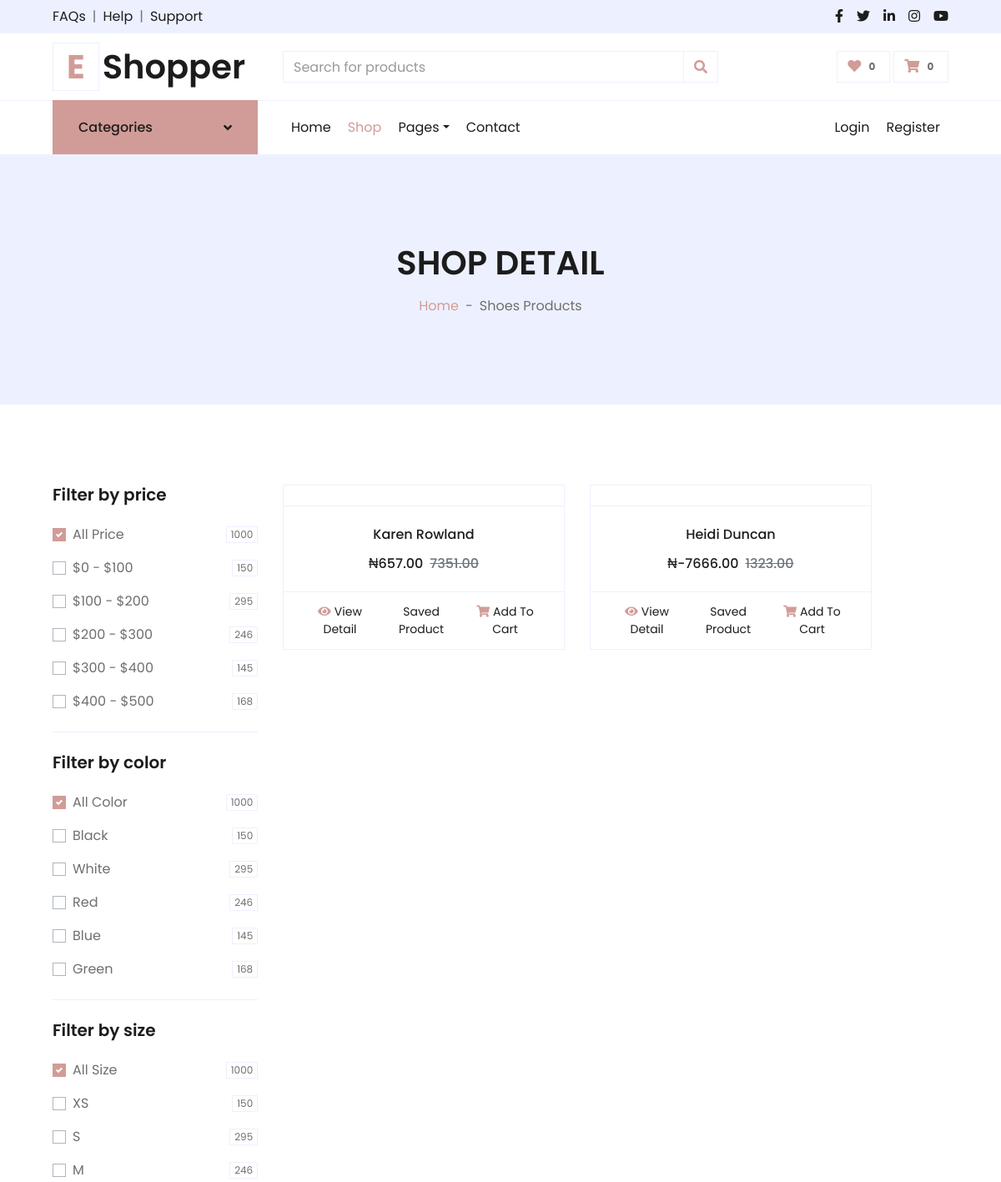
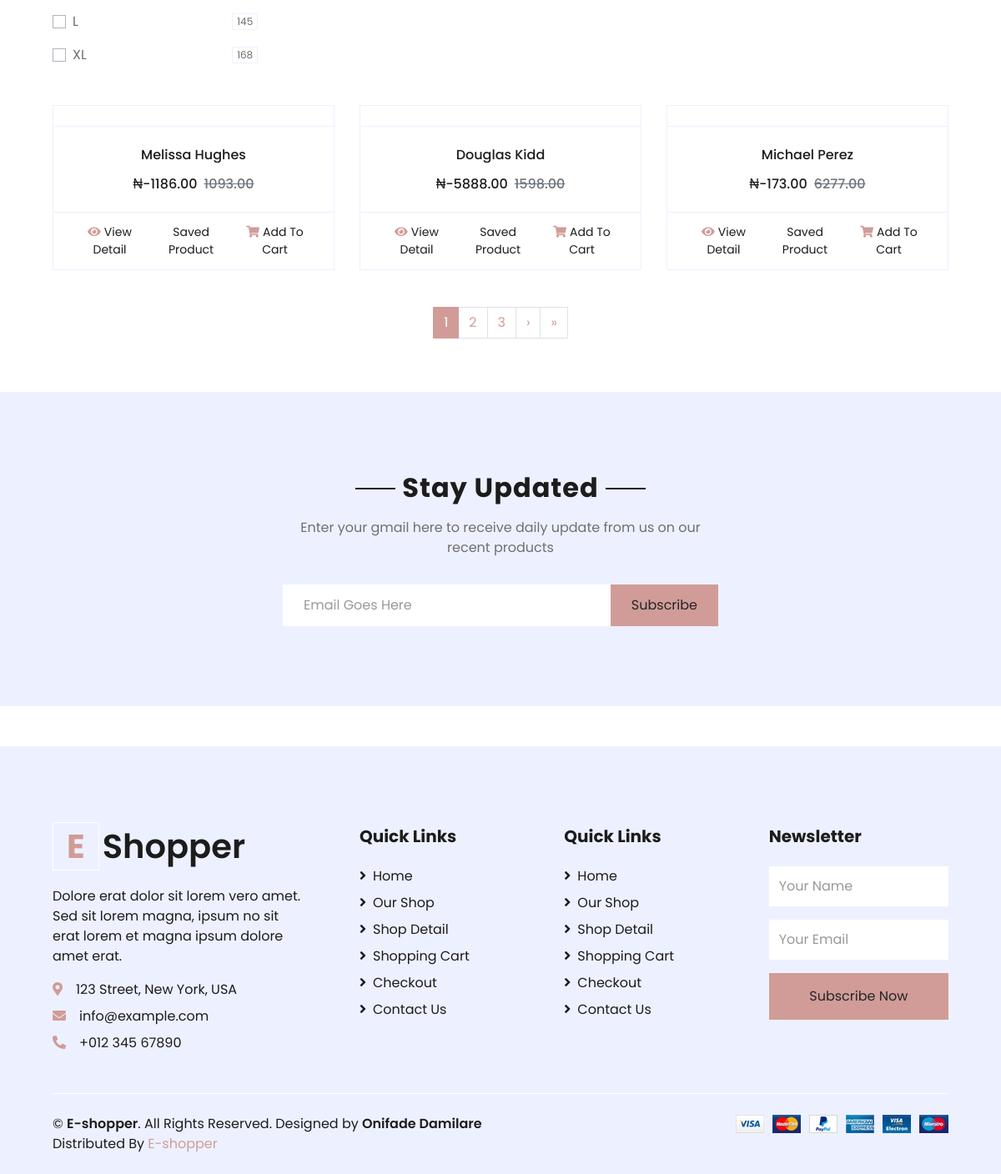
Screenshot of /category/shoes/ with the database file from the repository (2 pictures, top to bottom).
### commerce/models.py (models this page shows, shortened)
class Category(MPTTModel):
    name = models.CharField(verbose_name='Category Name',max_length=250,unique=True)
    icon = models.ImageField(upload_to=category_upload_path)
    parent = TreeForeignKey("self", null=True, blank=True, related_name="children",on_delete=models.CASCADE)
    slug= models.SlugField(max_length=250,null=True,blank=True)
    created_at = models.DateTimeField(auto_now_add=True)
    updated_at = models.DateTimeField(auto_now=True)
    class MPTTMeta:
        order_insertion_by = ["name"]

class TimeStampedModel(models.Model):
    created_at = models.DateTimeField(auto_now_add=True)
    updated_at = models.DateTimeField(auto_now=True)
    class Meta:
        abstract= True

class Product(TimeStampedModel):
    uuid =models.UUIDField(default=uuid.uuid4, editable=False)
    category = models.ManyToManyField(Category,related_name='category_product')
    name = models.CharField(verbose_name='Product Name',max_length=250,null=False,blank=False)
    seller = models.ForeignKey(User,on_delete=models.SET_NULL,blank=True,null=True)
    brand = models.ForeignKey("Brand",on_delete=models.CASCADE,related_name='product_brand')
    product_type = models.ForeignKey("ProductType",on_delete=models.CASCADE,related_name='product_type')
    attribute_values = models.ManyToManyField("ProductAttributeValue",related_name="product_attribute_values",through="ProductAttributeValues")
    product_description = models.TextField()
    product_excerpt = models.CharField(max_length=500,null=True,blank=True,verbose_name=_('Product Short Description'))
    weight = models.FloatField(unique=False,null=False,blank=False,verbose_name=_("product weight"))
    views = models.IntegerField(default=0)
    saved_post = models.ManyToManyField(User,related_name='user_saved_post')
    price = models.DecimalField(decimal_places=2,default=0.00, max_digits=10, null=True, blank=True)
    discount_price = models.DecimalField(decimal_places=2,default=0.00, max_digits=10, null=True, blank=True)
    showed_price = models.DecimalField(decimal_places=2,default=0.00,max_digits=10, null=True, blank=True)
    class Meta:
        ordering = ('-created_at',)
        verbose_name = "Product"
        verbose_name_plural = "Products"

### commerce/views.py (the view)
# urls.py: path('category/<slug:slug>/',views.category_product,name='category_product'),
def category_product(request,slug):
    categories = Category.objects.prefetch_related('category_product').get(slug=slug)
    products = categories.category_product.all()
    paginator = Paginator(products,5)
    try:
        page = request.GET.get("page")
        objects = paginator.get_page(page)
    except PageNotAnInteger:
        objects = paginator.page(1)
    except EmptyPage:
        objects = paginator.page(paginator.num_pages)
    return render(request,'store/category_list.html',{"categories":categories,'objects':objects})

### commerce/context_processor.py (called while the page is built)
def category_list(request):
    return {"category":Category.objects.all()}

### templates/store/category_list.html (shortened to what this page needs)
{% extends '../base/base.html' %}
{% block content %}
    <div class="container-fluid bg-secondary mb-5">
        <div class="d-flex flex-column align-items-center justify-content-center" style="min-height: 300px">
            <h1 class="font-weight-semi-bold text-uppercase mb-3">Shop Detail</h1>
            <div class="d-inline-flex">
                <p class="m-0"><a href="{% url 'commerce:index' %}">Home</a></p>
                <p class="m-0 px-2">-</p>
                <p class="m-0">{{categories.name}} Products</p>
            </div>
        </div>
    </div>
    <div class="container-fluid pt-5">
        <div class="row px-xl-5 pb-3">
                <div class="col-lg-3 col-md-12">
                    <div class="border-bottom mb-4 pb-4">
                        <h5 class="font-weight-semi-bold mb-4">Filter by price</h5>
                        <form>
                            <div class="custom-control custom-checkbox d-flex align-items-center justify-content-between mb-3">
                                <label class="custom-control-label" for="price-all">All Price</label>
                                <span class="badge border font-weight-normal">1000</span>
                            </div>
                            <div class="custom-control custom-checkbox d-flex align-items-center justify-content-between mb-3">
                                <label class="custom-control-label" for="price-1">$0 - $100</label>
                                <span class="badge border font-weight-normal">150</span>
                            </div>
                            <div class="custom-control custom-checkbox d-flex align-items-center justify-content-between mb-3">
                                <label class="custom-control-label" for="price-2">$100 - $200</label>
                                <span class="badge border font-weight-normal">295</span>
                            </div>
                            <div class="custom-control custom-checkbox d-flex align-items-center justify-content-between mb-3">
                                <label class="custom-control-label" for="price-3">$200 - $300</label>
                                <span class="badge border font-weight-normal">246</span>
                            </div>
                            <div class="custom-control custom-checkbox d-flex align-items-center justify-content-between mb-3">
                                <label class="custom-control-label" for="price-4">$300 - $400</label>
                                <span class="badge border font-weight-normal">145</span>
                            </div>
                            <div class="custom-control custom-checkbox d-flex align-items-center justify-content-between">
                                <label class="custom-control-label" for="price-5">$400 - $500</label>
                                <span class="badge border font-weight-normal">168</span>
                            </div>
                        </form>
                    </div>
                    <div class="border-bottom mb-4 pb-4">
                        <h5 class="font-weight-semi-bold mb-4">Filter by color</h5>
                        <form>
                            <div class="custom-control custom-checkbox d-flex align-items-center justify-content-between mb-3">
                                <label class="custom-control-label" for="price-all">All Color</label>
                                <span class="badge border font-weight-normal">1000</span>
                            </div>
                            <div class="custom-control custom-checkbox d-flex align-items-center justify-content-between mb-3">
                                <label class="custom-control-label" for="color-1">Black</label>
                                <span class="badge border font-weight-normal">150</span>
                            </div>
                            <div class="custom-control custom-checkbox d-flex align-items-center justify-content-between mb-3">
                                <label class="custom-control-label" for="color-2">White</label>
                                <span class="badge border font-weight-normal">295</span>
                            </div>
                            <div class="custom-control custom-checkbox d-flex align-items-center justify-content-between mb-3">
                                <label class="custom-control-label" for="color-3">Red</label>
                                <span class="badge border font-weight-normal">246</span>
                            </div>
                            <div class="custom-control custom-checkbox d-flex align-items-center justify-content-between mb-3">
                                <label class="custom-control-label" for="color-4">Blue</label>
                                <span class="badge border font-weight-normal">145</span>
                            </div>
                            <div class="custom-control custom-checkbox d-flex align-items-center justify-content-between">
                                <label class="custom-control-label" for="color-5">Green</label>
                                <span class="badge border font-weight-normal">168</span>
                            </div>
                        </form>
                    </div>
                    <div class="mb-5">
                        <h5 class="font-weight-semi-bold mb-4">Filter by size</h5>
                        <form>
                            <div class="custom-control custom-checkbox d-flex align-items-center justify-content-between mb-3">
                                <label class="custom-control-label" for="size-all">All Size</label>
                                <span class="badge border font-weight-normal">1000</span>
                            </div>
                            <div class="custom-control custom-checkbox d-flex align-items-center justify-content-between mb-3">
                                <label class="custom-control-label" for="size-1">XS</label>
                                <span class="badge border font-weight-normal">150</span>
                            </div>
                            <div class="custom-control custom-checkbox d-flex align-items-center justify-content-between mb-3">
                                <label class="custom-control-label" for="size-2">S</label>
                                <span class="badge border font-weight-normal">295</span>
                            </div>
                            <div class="custom-control custom-checkbox d-flex align-items-center justify-content-between mb-3">
                                <label class="custom-control-label" for="size-3">M</label>
                                <span class="badge border font-weight-normal">246</span>
                            </div>
                            <div class="custom-control custom-checkbox d-flex align-items-center justify-content-between mb-3">
                                <label class="custom-control-label" for="size-4">L</label>
                                <span class="badge border font-weight-normal">145</span>
                            </div>
                            <div class="custom-control custom-checkbox d-flex align-items-center justify-content-between">
                                <label class="custom-control-label" for="size-5">XL</label>
                                <span class="badge border font-weight-normal">168</span>
                            </div>
                        </form>
                    </div>
                </div>
            {% for product in objects %}
            <div class="col-lg-4 col-md-6 col-sm-12 pb-1">
                <div class="card product-item border-0 mb-4">
                    <div class="card-header product-img position-relative overflow-hidden bg-transparent border p-0">
                    </div>
                    <div class="card-body border-left border-right text-center p-0 pt-4 pb-3">
                        <h6 class="text-truncate mb-3">{{ product.name}}</h6>
                        <div class="d-flex justify-content-center">
                            <h6>₦{{ product.showed_price }}</h6><h6 class="text-muted ml-2"><del>{{ product.price}}</del></h6>
                        </div>
                    </div>
                    <div class="card-footer d-flex justify-content-between bg-light border">
                        <a href="{% url 'commerce:details' product.uuid %}" class="btn btn-sm text-dark p-0"><i class="fas fa-eye text-primary mr-1"></i>View Detail</a>
                        <a href="{% url 'commerce:saved_post' product.uuid %}" class="btn btn-sm text-dark p-0 text-center><i class="fas fa-shopping-cart text-primary mr-1"></i>Saved Product</a>
                        <a href="" class="btn btn-sm text-dark p-0"><i class="fas fa-shopping-cart text-primary mr-1"></i>Add To Cart</a>
                    </div>
                </div>
            </div>
            {% endfor %}
        </div>
        <div class="pagination-container">
        <nav aria-label="Page navigation example"  class="text-center">
            <ul class="pagination justify-content-center">
              {% for i in objects.paginator.page_range %}
                {% if i == objects.number %}
                  <li class="page-item active">
                    <span class="page-link">
                      {{ i }}
                    </span>
                  </li>
                {% else %}
                  <li class="page-item">
                    <a class="page-link" href="?page={{ i }}">{{ i }}</a>
                  </li>
                {% endif %}
              {% endfor %}
              {% if objects.has_next %}
                <li class="page-item">
                  <a class="page-link" href="?page={{ objects.next_page_number }}" aria-label="Next">
                    <span aria-hidden="true">&rsaquo;</span>
                  </a>
                </li>
                <li class="page-item">
                  <a class="page-link" href="?page={{ objects.paginator.num_pages }}" aria-label="Last">
                    <span aria-hidden="true">&raquo;</span>
                  </a>
                </li>
              {% endif %}
            </ul>
          </nav>
        </div>
    </div>
    <div class="container-fluid bg-secondary my-5">
        <div class="row justify-content-md-center py-5 px-xl-5">
            <div class="col-md-6 col-12 py-5">
                <div class="text-center mb-2 pb-2">
                    <h2 class="section-title px-5 mb-3"><span class="bg-secondary px-2">Stay Updated</span></h2>
                    <p>Enter your gmail here to receive daily update from us on our recent products</p>
                </div>
                <form action="">
                    <div class="input-group">
                        <input type="text" class="form-control border-white p-4" placeholder="Email Goes Here">
                        <div class="input-group-append">
                            <button class="btn btn-primary px-4">Subscribe</button>
                        </div>
                    </div>
                </form>
            </div>
        </div>
    </div>
{% endblock %}

### templates/store/category_list.html (style rules this page uses)
.pagination-container { width: 100%; display: flex; justify-content: center; }

### rows the page displays
Category: name "Shoes"
Product: name "Karen Rowland", showed_price "657.00", price "7351.00"
Product: name "Heidi Duncan", showed_price "-7666.00", price "1323.00"
Product: name "Melissa Hughes", showed_price "-1186.00", price "1093.00"
Product: name "Douglas Kidd", showed_price "-5888.00", price "1598.00"
Product: name "Michael Perez", showed_price "-173.00", price "6277.00"

### other values shown
{{ i }} "1"
{{ i }} "2" "3"
